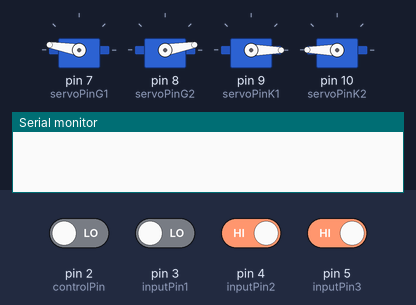
Recording of a sketch running on a simulated Arduino Uno, built with avr-gcc and run on an emulated ATmega328P. Parts: 4 × servo, the last lines printed to the serial monitor. Inputs (shaded band) come from the test bench; at power-on: pin 4 (inputPin2), pin 5 (inputPin3) HIGH, pin 2 (controlPin), pin 3 (inputPin1) LOW.

Above: at 1.2 s.
1.3 s: pin 2 (controlPin) driven HIGH
At 3.7 s:
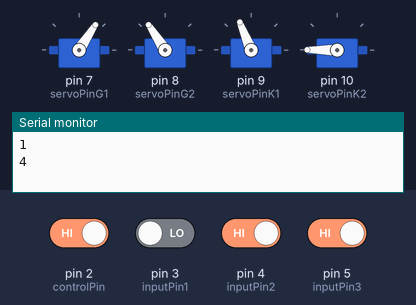
At 6.9 s:
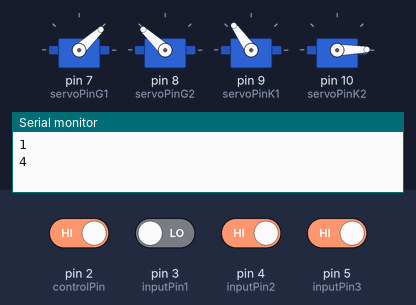
7.3 s: pin 3 (inputPin1) driven HIGH
16.3 s: pin 5 (inputPin3) driven LOW
At 18.7 s:
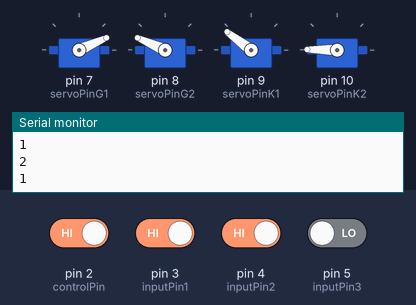
19.3 s: pin 4 (inputPin2) driven LOW
22.3 s: pin 4 (inputPin2) driven HIGH
Timing chart, 0 to 26.1 s (numbered marks = the images above; inputs shaded):
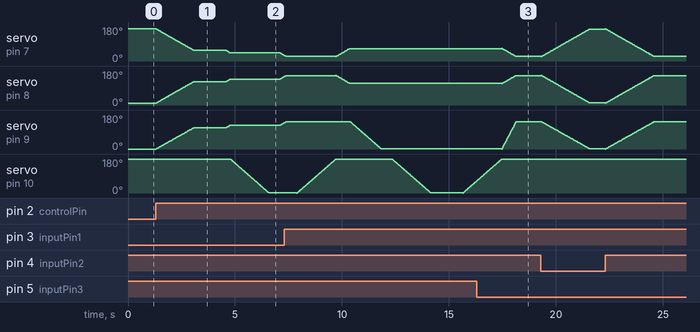

Measured:
- after the input at 1.3 s, servo on pin 7 (servoPinG1): moves from 170° to 31° over 6.0 s, starting at once; servo on pin 8 (servoPinG2): moves from 10° to 149° over 6.0 s, starting at once; servo on pin 9 (servoPinK1): moves from 0° to 138° over 6.0 s, starting at once; servo on pin 10 (servoPinK2): moves from 180° to 1° over 1.8 s, starting after 3.5 s
- after the input at 16.3 s, servo on pin 10 (servoPinK2): goes on until 17.5 s, then stays 179°

The sketch:

servo_main.ino
```cpp
#include <Servo.h>

Servo servoG1;
Servo servoG2;
Servo servoK1;
Servo servoK2;

int controlPin = 2;
int inputPin1 = 3;
int inputPin2 = 4;
int inputPin3 = 5;

int servoPinG1 = 7;
int servoPinG2 = 8;
int servoPinK1= 9;
int servoPinK2 = 10;

float lastServoPosG1 = 255.0;
float lastServoPosK1 = 0.0;
float lastServoPosK2 = 180.0;

void setup()
{
  Serial.begin(9600);
  pinMode(controlPin, INPUT);
  pinMode(inputPin1, INPUT);
  pinMode(inputPin2, INPUT);
  pinMode(inputPin3, INPUT);

  servoG1.attach(servoPinG1);
  servoG2.attach(servoPinG2);
  servoK1.attach(servoPinK1);
  servoK2.attach(servoPinK2);

  servoG1.write(round(lastServoPosG1 * (2.0/3.0)));
  servoG2.write(round((270 - lastServoPosG1) * (2.0/3.0)));
  servoK1.write(lastServoPosK1);
  servoK2.write(lastServoPosK2);
}

void loop(){
  bool isControlPin = digitalRead(controlPin);
  bool isPin1 = digitalRead(inputPin1);
  bool isPin2 = digitalRead(inputPin2);
  bool isPin3 = digitalRead(inputPin3);

  if(isControlPin == true)
  {
    // 1
    Serial.println("1");
    if(isPin1 == true and isPin2 == false and isPin3 == false)
    {
      float endPosG1 = 255.0;
      float endPosK1 = 0.0;
      for(int servoPos = lastServoPosG1; servoPos < endPosG1; servoPos++)
      {
        servoG1.write(round(servoPos * (2.0/3.0)));
        servoG2.write(round((270 - servoPos) * (2.0/3.0)));
        servoK1.write(round(lastServoPosK1 - ((lastServoPosK1 - endPosK1) * (abs(servoPos - lastServoPosG1) / abs(endPosG1 - lastServoPosG1)))));
        delay(10);
      }
      lastServoPosG1 = endPosG1;
      lastServoPosK1 = endPosK1;
    }

    // 2
    else if(isPin1 == true and isPin2 == true and isPin3 == false)
    {
      Serial.println("2");
      float endPosG2 = 35.0;
      float endPosK2 = 145.0;
      for(int servoPos = lastServoPosG1; servoPos > endPosG2; servoPos--)
      {
        servoG1.write(round(servoPos * (2.0/3.0)));
        servoG2.write(round((270 - servoPos) * (2.0/3.0)));
        servoK1.write(round(lastServoPosK1 + ((endPosK2 - lastServoPosK1) * ((abs(servoPos - lastServoPosG1) / abs(endPosG2 - lastServoPosG1))))));
        delay(10);
      }
      lastServoPosG1 = endPosG2;
      lastServoPosK1 = endPosK2;
    }

    // 3
    else if(isPin1 == true and isPin2 == true and isPin3 == true)
    {
      Serial.println("3");
      float endPosG3 = 100.0;
      float endPosK3 = 0.0;

      if(lastServoPosG1 > endPosG3)
      {
        for(int servoPos = lastServoPosG1; servoPos > endPosG3; servoPos--)
        {
          servoG1.write(round(servoPos * (2.0/3.0)));
          servoG2.write(round((270 - servoPos) * (2.0/3.0)));
          delay(10);
        }
      }
      else
      {
        for(int servoPos = lastServoPosG1; servoPos < endPosG3; servoPos++)
        {
          servoG1.write(round(servoPos * (2.0/3.0)));
          servoG2.write(round((270 - servoPos) * (2.0/3.0)));
          delay(10);
        }
      }

      if(lastServoPosK1 > endPosK3)
      {
        for(int servoPos = lastServoPosK1; servoPos > endPosK3; servoPos--)
        {
          servoK1.write(servoPos);
          delay(10);
        }
      }
      else
      {
        for(int servoPos = lastServoPosK1; servoPos < endPosK3; servoPos++)
        {
          servoK1.write(servoPos);
          delay(10);

        }
      }

      delay(500);

      for(int servoPos = 180; servoPos > 0; servoPos--)
      {
        servoK2.write(servoPos);
        delay(10);
      }

      delay(1500);

      for(int servoPos = 0; servoPos < 180; servoPos++)
      {
        servoK2.write(servoPos);
        delay(10);
      }

      lastServoPosG1 = endPosG3;
      lastServoPosK1 = endPosK3;
    }

    // 4
    else if (isPin1 == false and isPin2 == true and isPin3 == true)
    {
      Serial.println("4");
      float endPosG4 = 35.0;
      float endPosK4 = 145.0;
      for(int servoPos = lastServoPosG1; servoPos > endPosG4; servoPos--)
      {
        servoG1.write(round(servoPos * (2.0/3.0)));
        servoG2.write(round((270 - servoPos) * (2.0/3.0)));
        servoK1.write(round(lastServoPosK1 + ((endPosK4 - lastServoPosK1) * ((abs(servoPos - lastServoPosG1) / abs(endPosG4 - lastServoPosG1))))));

        if (servoPos == 85)
        {
          delay(1500);
        }

        if (servoPos == 65)
        {
          for(int servoPosK = 180; servoPosK > 0; servoPosK--)
          {
            servoK2.write(servoPosK);
            delay(10);
          }
          delay(500);
        }

        delay(10);
      }

      delay(500);

      for(int servoPos = 0; servoPos < 180; servoPos++)
      {
        servoK2.write(servoPos);
        delay(10);
      }

      lastServoPosG1 = endPosG4;
      lastServoPosK1 = endPosK4;
    }

    // 5
    else if (isPin1 == false and isPin2 == false and isPin3 == true)
    {
      Serial.println("5");
      float endPosG5 = 115.0;
      float endPosK5 = 110.0;

      if(lastServoPosG1 > endPosG5)
      {
        for(int servoPos = lastServoPosG1; servoPos > endPosG5; servoPos--)
        {
          servoG1.write(round(servoPos * (2.0/3.0)));
          servoG2.write(round((270 - servoPos) * (2.0/3.0)));
          delay(10);
        }
      }
      else
      {
        for(int servoPos = lastServoPosG1; servoPos < endPosG5; servoPos++)
        {
          servoG1.write(round(servoPos * (2.0/3.0)));
          servoG2.write(round((270 - servoPos) * (2.0/3.0)));
          delay(10);
        }
      }

      if(lastServoPosK1 > endPosK5)
      {
        for(int servoPos = lastServoPosK1; servoPos > endPosK5; servoPos--)
        {
          servoK1.write(servoPos);
          delay(10);
        }
      }
      else
      {
        for(int servoPos = lastServoPosK1; servoPos < endPosK5; servoPos++)
        {
          servoK1.write(servoPos);
          delay(10);

        }
      }

      for(int servoPos = 180; servoPos > 0; servoPos--)
      {
        servoK2.write(servoPos);
        delay(10);
      }

      delay(2000);

      for(int servoPos = 0; servoPos < 180; servoPos++)
      {
        servoK2.write(servoPos);
        delay(10);
      }

      lastServoPosG1 = endPosG5;
      lastServoPosK1 = endPosK5;
    }
  }
}
```
